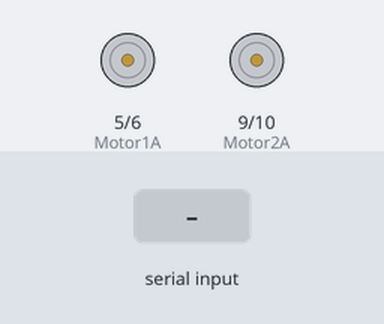
This sketch was run on a simulated Arduino Uno, built with avr-gcc and run on an emulated ATmega328P. On the bench: motor-driver pin pairs drawn as motors (green arrow = first pin HIGH = forward, orange = second pin HIGH = backward, longer = more drive). The inputs (shaded band) are chosen by the test bench.

Above: at 1.3 s.
1.4 s: "E" received over the second serial link
At 1.9 s:
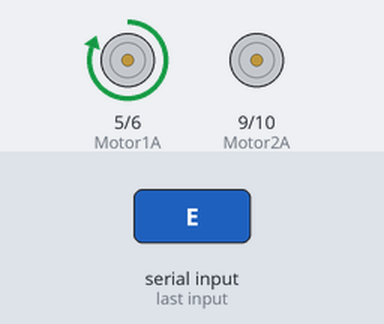
2.9 s: "G" received over the second serial link
At 4.1 s:
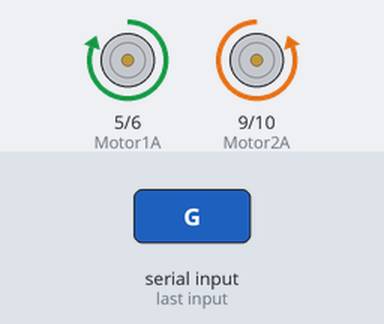
4.4 s: "I" received over the second serial link
At 5.3 s:
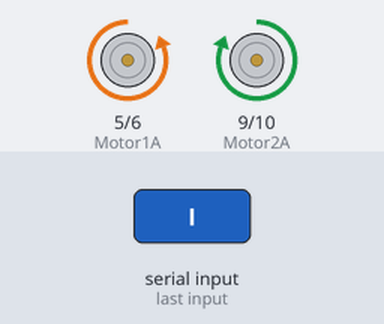
5.9 s: "B" received over the second serial link
At 6.5 s:
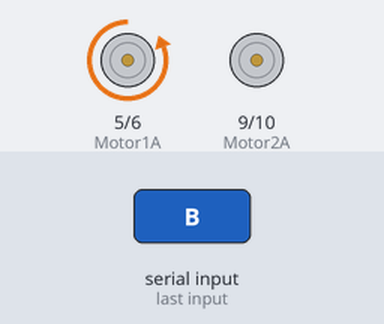
7.4 s: "E" received over the second serial link
At 8.6 s:
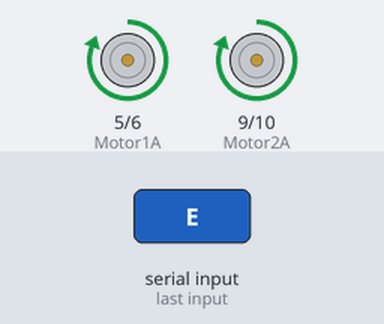
8.9 s: "S" received over the second serial link
At 10.0 s:
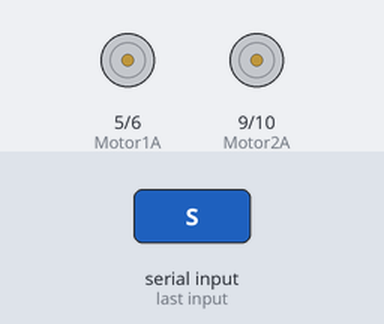
Timing chart, 0 to 11.4 s (numbered marks = the images above; inputs shaded):
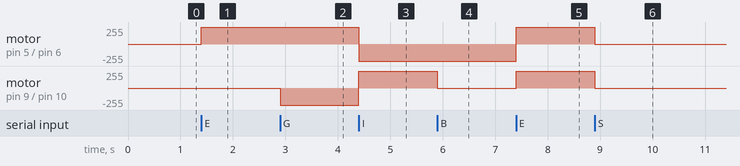

Measured:
- after the input at 1.4 s, motor on pin 5 (Motor1A) / pin 6 (Motor1B): stopped → forward 255/255 at once
- after the input at 2.9 s, motor on pin 9 (Motor2A) / pin 10 (Motor2B): stopped → backward 255/255 at once
- after the input at 4.4 s, motor on pin 5 (Motor1A) / pin 6 (Motor1B): forward 255/255 → backward 255/255 at once; motor on pin 9 (Motor2A) / pin 10 (Motor2B): backward 255/255 → forward 255/255 at once
- after the input at 5.9 s, motor on pin 9 (Motor2A) / pin 10 (Motor2B): forward 255/255 → stopped at once
- after the input at 7.4 s, motor on pin 5 (Motor1A) / pin 6 (Motor1B): backward 255/255 → forward 255/255 at once; motor on pin 9 (Motor2A) / pin 10 (Motor2B): stopped → forward 255/255 at once
- after the input at 8.9 s, motor on pin 5 (Motor1A) / pin 6 (Motor1B), motor on pin 9 (Motor2A) / pin 10 (Motor2B): forward 255/255 → stopped at once

The sketch:

CARRO_BLUETOOTH.ino
```cpp
// SOUL DANY.
// CARRO CONTROLADO POR VIA BLUETOOTH.
// SUSCRIBETE A MI CANAL SI TE HA SERVIDO Y DEJA TU BUEN LIKE.
// EN ESTA PROGRAMACION CONSTA DECIR QUE NO HAY NINGUN PROBLEMA DE TENER EL BLUETOOTH CONECTADO AL ARDUINO.

#include <SoftwareSerial.h>
#include <Servo.h>

// CONEXIONES PARA EL BLUETOOTH.

int bluetoothTx = 1;
int bluetoothRx = 0;

SoftwareSerial bluetooth(bluetoothTx, bluetoothRx);

// MOTOR 1.

int Motor1A = 5;
int Motor1B = 6;

// MOTOR 2.

int Motor2A = 9;
int Motor2B = 10;

void setup ()
{
bluetooth.begin(115200);
bluetooth.print("$$$");
delay(100);
bluetooth.println("U,9600,N");
bluetooth.begin(9600);

pinMode( Motor1A, OUTPUT );
pinMode( Motor2A, OUTPUT );
pinMode( Motor1B, OUTPUT );
pinMode( Motor2B, OUTPUT );

digitalWrite( Motor1A, LOW );
digitalWrite( Motor2A, LOW );
digitalWrite( Motor1B, LOW );
digitalWrite( Motor2B, LOW );
}

int flag1 = -1;
int flag2 = -1;

void loop()
{
if(bluetooth.available())
{
char toSend = (char)bluetooth.read();
if(toSend == 'S')
{

flag1 = 0;
flag2 = 0;

digitalWrite( Motor1A, LOW);
analogWrite( Motor1B, LOW);

digitalWrite( Motor2A, LOW),
analogWrite( Motor2B, LOW);

}
if( toSend == 'E' || toSend == 'G' || toSend == 'I')
{
if (flag1 != 1)
{
// ESTOS HARAN QUE VAYA PARA ADELANTE EL CARRITO.
flag1 = 1;
digitalWrite( Motor1A, HIGH);
analogWrite( Motor1B, 0 );
digitalWrite( Motor2A, HIGH);
analogWrite( Motor2B, 0 );
}
}
if(toSend == 'B' || toSend == 'H' || toSend == 'J')
{
if(flag1 != 2)
{
// ESTOS HARAN LA REVERSA DEL CARRITO.
flag1 = 2;
digitalWrite( Motor1B, HIGH);
analogWrite( Motor1A, 0 );
digitalWrite( Motor2B, HIGH);
analogWrite( Motor2A, 0 );
}
}
if(toSend == 'L' || toSend == 'G' || toSend == 'H')
{
if(flag2 != 1)
{
// ESTOS HARAN QUE GIRE HACIA LA IZQUIERDA.
flag2 = 1;
digitalWrite( Motor2B, HIGH);
analogWrite( Motor2A, 0 );
digitalWrite( Motor1A, HIGH);
analogWrite( Motor1B, 0 );
}
}
else
if(toSend == 'R' || toSend == 'I' || toSend == 'J')
{
if(flag2 != 2)
{
// ESTOS HARAN QUE GIRE HACIA LA DERECHA.
flag2 = 2;
digitalWrite( Motor1B, HIGH);
analogWrite( Motor1A, 0 );
digitalWrite( Motor2A, HIGH);
analogWrite( Motor2B, 0 );
}
}
else
{
if(flag2 != 3)
{
// SI TU SABES PARA QUE SIRVE ESTO DIME POR QUE SE LO PUSO UN AMIGO Y NI IDEA.
flag2 = 3;
digitalWrite ( Motor2A, LOW);
analogWrite ( Motor2B, LOW);
digitalWrite ( Motor2B, LOW);
analogWrite ( Motor2A, LOW);
}
}
}
}
```
